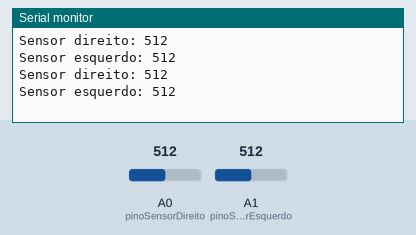
This sketch was run on a simulated Arduino Uno, built with avr-gcc and run on an emulated ATmega328P. On the bench: the last lines printed to the serial monitor. The test bench sets the inputs (shaded band); at power-on: A0 (pinoSensorDireito) = 512, A1 (pinoSensorEsquerdo) = 512.

Above: at 1.8 s.
1.9 s: A0 (pinoSensorDireito) set to 716
At 2.5 s:
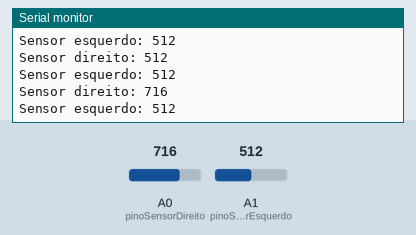
3.4 s: A1 (pinoSensorEsquerdo) set to 716
At 4.7 s:
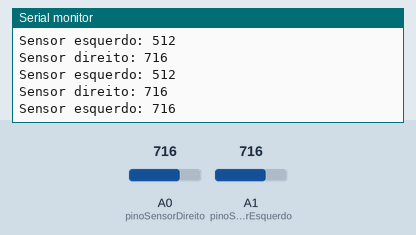
4.9 s: A0 (pinoSensorDireito) set to 900
At 5.8 s:
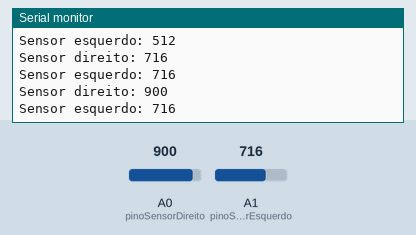
6.4 s: A1 (pinoSensorEsquerdo) set to 900
At 7.7 s:
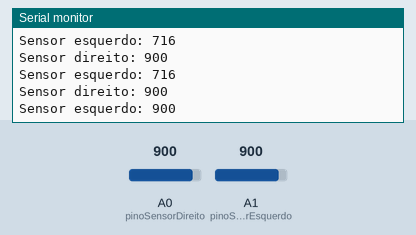
Timing chart, 0 to 8.9 s (numbered marks = the images above; inputs shaded):
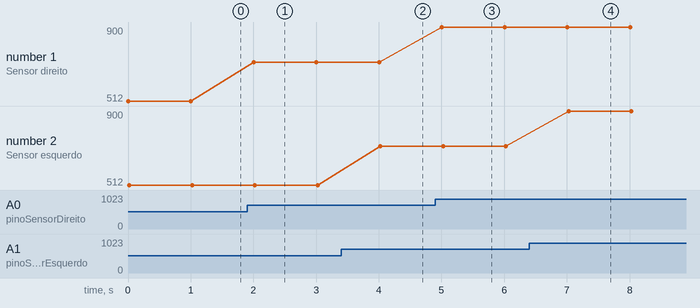

Measured:
- after the input at 1.9 s, the serial monitor: prints a new line after 0.10 s (image 1)
- after the input at 3.4 s, the serial monitor: prints a new line after 0.63 s (image 2)
- after the input at 4.9 s, the serial monitor: prints a new line after 0.10 s (image 3)
- after the input at 6.4 s, the serial monitor: prints a new line after 0.63 s (image 4)
- plotted number 1: 512 → 716 after the input at 1.9 s, 716 → 900 after the input at 4.9 s

The sketch:

sensor_de_linha.ino
```cpp
int pinoSensorDireito = A0;
int pinoSensorEsquerdo = A1;
int valorSensorDireito = 0;
int valorSensorEsquerdo = 0;

void setup(){
    Serial.begin(9600);
}

void loop(){
    valorSensorDireito = analogRead(pinoSensorDireito);
    valorSensorEsquerdo = analogRead(pinoSensorEsquerdo);

    Serial.print("Sensor direito: ");
    Serial.println(valorSensorDireito);
    Serial.print("Sensor esquerdo: ");
    Serial.println(valorSensorEsquerdo);

    delay(1000);
}
```
